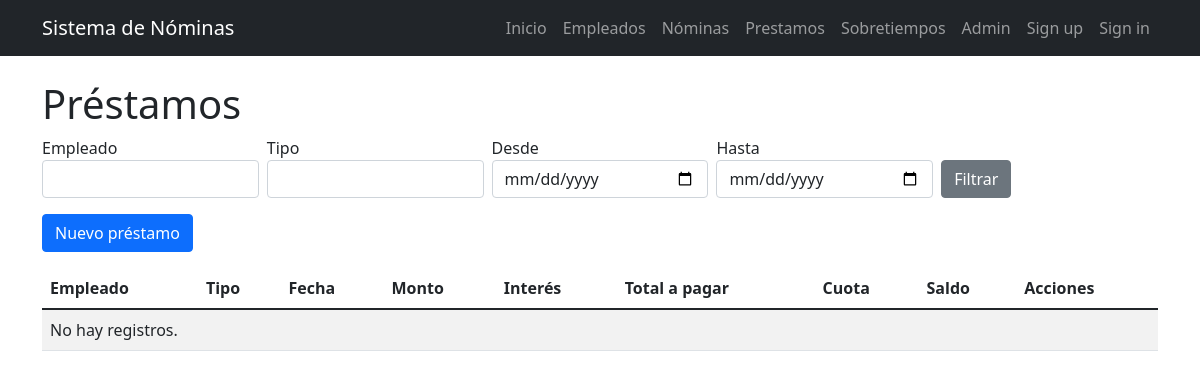
Page /prestamos/prestamo_list on the earlier database version.
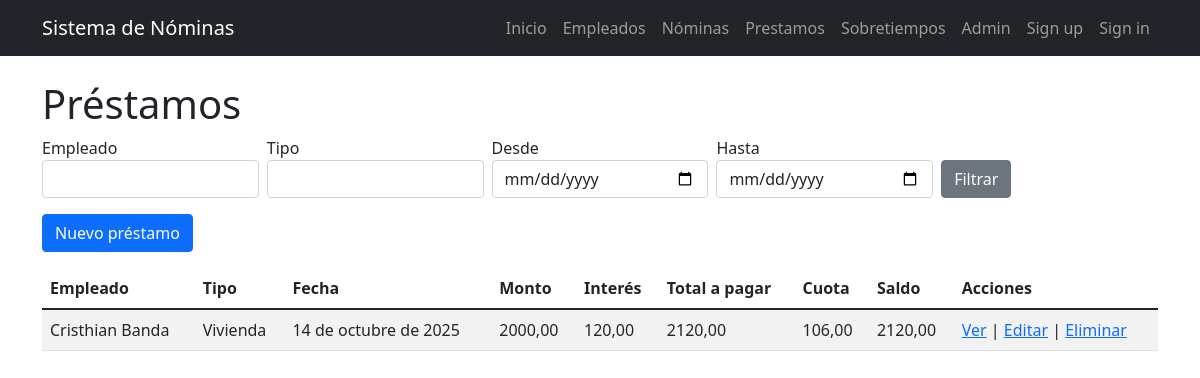
Same page on the later database version.
### prestamo/models.py (models this page shows, shortened)
class Prestamo(models.Model):
    empleado = models.ForeignKey(Empleado, on_delete=models.CASCADE)
    tipo_prestamo = models.ForeignKey(TipoPrestamo, on_delete=models.CASCADE)
    fecha_prestamo = models.DateField()
    monto = models.DecimalField(max_digits=10, decimal_places=2)
    interes = models.DecimalField(max_digits=10, decimal_places=2)
    monto_pagar = models.DecimalField(max_digits=10, decimal_places=2)
    numero_cuotas = models.PositiveIntegerField(default=1)
    cuota_mensual = models.DecimalField(max_digits=10, decimal_places=2, editable=False)
    saldo = models.DecimalField(max_digits=10, decimal_places=2, editable=False)

class TipoPrestamo(models.Model):
    descripcion = models.CharField(max_length=100)
    tasa = models.IntegerField(default=0)

### nomina/models.py (models this page shows, shortened)
class Empleado(models.Model):
    cedula = models.CharField(
        max_length=10,
        unique=True,
        validators=[
            RegexValidator(
                regex=r'^\d{10}$',
                message='La cédula debe tener exactamente 10 dígitos numéricos.'
            )
        ],
        help_text='Cédula ecuatoriana de 10 dígitos'
    )
    nombre = models.CharField(max_length=100)
    sueldo = models.DecimalField(max_digits=10, decimal_places=2,validators=[MinValueValidator(0, 'El sueldo no puede ser negativo.')])
    departamento = models.CharField(max_length=100)
    cargo = models.CharField(max_length=100)

### prestamo/views.py (the view)
# urls.py: path('prestamo_list', views.prestamo_list, name='prestamo_list'),
def prestamo_list(request):
    prestamos = Prestamo.objects.all()
    paginator = Paginator(prestamos, 10)
    page_number = request.GET.get("page")
    page_obj = paginator.get_page(page_number)
    return render(request, "prestamos/prestamo_list.html", {"page_obj": page_obj})

### prestamo/templates/prestamos/prestamo_list.html (shortened to what this page needs)
{% extends 'nomina/base.html' %}
{% block content %}
<h1>Préstamos</h1>
<form method="get" class="mb-3">
  <div class="row g-2">
    <div class="col">
      <label>Empleado</label>
      <input type="number" name="empleado" value="{{ request.GET.empleado }}" class="form-control">
    </div>
    <div class="col">
      <label>Tipo</label>
      <input type="number" name="tipo" value="{{ request.GET.tipo }}" class="form-control">
    </div>
    <div class="col">
      <label>Desde</label>
      <input type="date" name="desde" value="{{ request.GET.desde }}" class="form-control">
    </div>
    <div class="col">
      <label>Hasta</label>
      <input type="date" name="hasta" value="{{ request.GET.hasta }}" class="form-control">
    </div>
    <div class="col d-flex align-items-end">
      <button type="submit" class="btn btn-secondary">Filtrar</button>
    </div>
  </div>
</form>
<a href="{% url 'prestamos:create' %}" class="btn btn-primary mb-3">Nuevo préstamo</a>
<table class="table table-striped">
  <thead>
    <tr>
      <th>Empleado</th>
      <th>Tipo</th>
      <th>Fecha</th>
      <th>Monto</th>
      <th>Interés</th>
      <th>Total a pagar</th>
      <th>Cuota</th>
      <th>Saldo</th>
      <th>Acciones</th>
    </tr>
  </thead>
  <tbody>
    {% for p in page_obj %}
    <tr>
      <td>{{ p.empleado.nombre }}</td>
      <td>{{ p.tipo_prestamo.descripcion }}</td>
      <td>{{ p.fecha_prestamo }}</td>
      <td>{{ p.monto }}</td>
      <td>{{ p.interes }}</td>
      <td>{{ p.monto_pagar }}</td>
      <td>{{ p.cuota_mensual }}</td>
      <td>{{ p.saldo }}</td>
      <td>
        <a href="{% url 'prestamos:detail' p.pk %}">Ver</a> |
        <a href="{% url 'prestamos:update' p.pk %}">Editar</a> |
        <a href="{% url 'prestamos:delete' p.pk %}">Eliminar</a>
      </td>
    </tr>
    {% empty %}
    <tr><td colspan="9">No hay registros.</td></tr>
    {% endfor %}
  </tbody>
</table>
{% endblock %}

### nomina/templates/nomina/base.html (shortened to what this page needs)
<!DOCTYPE html>
<html lang="es">
<head>
    <link href="https://cdn.jsdelivr.net/npm/bootstrap@5.1.3/dist/css/bootstrap.min.css" rel="stylesheet">
</head>
<body>
    <nav class="navbar navbar-expand-lg navbar-dark bg-dark">
        <div class="container">
            <a class="navbar-brand" href="{% url 'home' %}">Sistema de Nóminas</a>
            <div class="navbar-nav">
                <a class="nav-link" href="{% url 'home' %}">Inicio</a>
                <a class="nav-link" href="{% url 'empleado_list' %}">Empleados</a>
                <a class="nav-link" href="{% url 'nomina_list' %}">Nóminas</a>
                <a class="nav-link" href="{% url 'prestamos:prestamo_list' %}">Prestamos</a>
                <a class="nav-link" href="{% url 'sobretiempo:list' %}">Sobretiempos</a>
                <a class="nav-link" href="/admin/" target="_blank">Admin</a>
                {% if user.is_authenticated %}
                <a class="nav-link" href="{% url 'signout' %}">Sign out</a>
                {% else %}
                <a class="nav-link" href="{% url 'signup' %}">Sign up</a>
                <a class="nav-link" href="{% url 'signin' %}">Sign in</a>
                {% endif %}
            </div>
        </div>
    </nav>
    <div class="container mt-4">
        {% block content %}
        {% endblock %}
    </div>
</body>
</html>

Differences in the rows shown:
added Prestamo: empleado.nombre "Cristhian Banda", tipo_prestamo.descripcion "Vivienda", fecha_prestamo "14 de octubre de 2025", monto "2000,00", interes "120,00", monto_pagar "2120,00", cuota_mensual "106,00", saldo "2120,00"
Other differences:
text no longer shown: "No hay registros."
